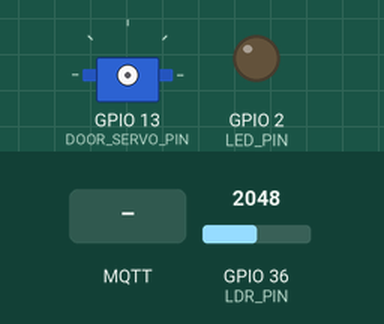
Recording of a sketch running on a simulated ESP32. On the bench: servo, output pins drawn as LEDs (lit = HIGH). The test bench sets the inputs (shaded band); at power-on: GPIO 36 (LDR_PIN) = 2048. WiFi joins after 1.5 s; servers stay silent unless stated; no MQTT or app messages arrive unless stated; what the sketch prints to the serial monitor is not drawn.

Above: at 2.7 s.
2.8 s: MQTT message "ON" arrives on the first subscribed topic
At 3.5 s:
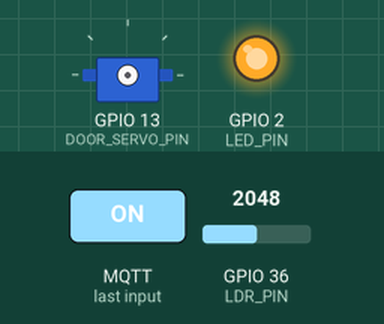
4.3 s: MQTT message "UNLOCK" arrives on the second subscribed topic
5.8 s: MQTT message "LOCK" arrives on the first subscribed topic
At 6.9 s:
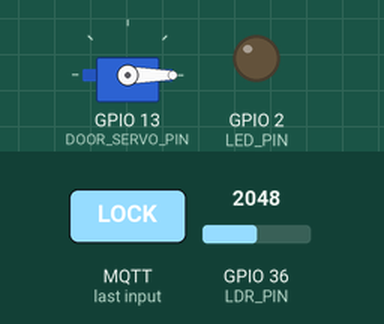
7.3 s: MQTT message "LOCK" arrives on the second subscribed topic
At 8.0 s:
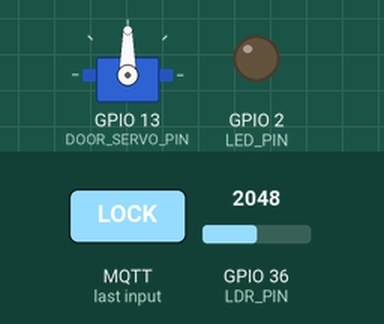
8.8 s: MQTT message "on" arrives on the first subscribed topic
At 9.2 s:
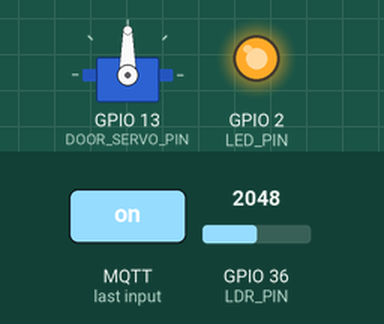
10.3 s: GPIO 36 (LDR_PIN) set to 1928
Timing chart, 0 to 13.3 s (numbered marks = the images above; inputs shaded):
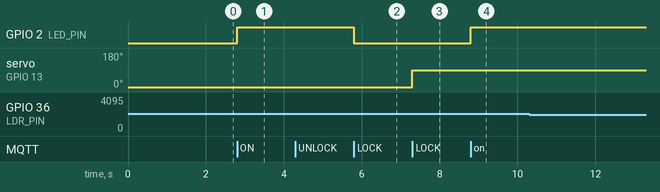

The sketch:

esp32_02_livingroom.ino
```cpp
/**
 * ============================================================
 * Smart Home AIoT — ESP32 #2 Living Room (WITH DOOR LOCK MOTOR)
 * ============================================================
 *
 * Board   : ESP32 DevKit V1 (ESP32-WROOM-32)
 * Zone    : ห้องนั่งเล่น (Living Room) — Sensors + Door Lock
 *
 * Wiring:
 *   GPIO4  → DHT22 DATA (10kΩ pull-up → 3.3V)      อุณหภูมิ/ความชื้น
 *   GPIO27 ← MQ-135 D0                              คุณภาพอากาศ (digital)
 *   GPIO35 ← MQ-135 A0                              คุณภาพอากาศ (analog, input-only)
 *   GPIO36 ← LDR: 3.3V→1kΩ→GPIO36→LDR→GND         แสงสว่าง
 *   GPIO13 → SG90 SIGNAL (สายเหลือง/ส้ม)            *** ใหม่: Door Lock Motor ***
 *
 * SG90 wiring (จ่ายไฟแยก แนะนำ):
 *   SG90 VCC (สายแดง) → 5V (USB / external 5V supply, ไม่ใช่ 3V3 ของ ESP32)
 *   SG90 GND (สายน้ำตาล) → GND ร่วมกับ ESP32
 *   SG90 SIG (สายเหลือง) → GPIO13
 *   ※ ถ้า servo สั่น/รีบูตบอร์ด ให้คั่น cap 470µF ระหว่าง 5V↔GND ใกล้ servo
 *
 * ── [TEST MODE] LED D2 แทน Zigbee ──────────────────────────────
 *   GPIO2  → 220Ω → LED(+) → LED(−) → GND   (ทดสอบแทน IKEA bulb)
 *
 * Zigbee (ผ่าน Pi + Z2M, ไม่ต่อ ESP32 โดยตรง):
 *   IKEA TRÅDFRI RGBW E27  → ไฟห้องนั่งเล่น (Zigbee)
 *   Sonoff S26R2ZB #1      → พัดลม (Zigbee Plug)
 *   Sonoff S26R2ZB #2      → เครื่องฟอกอากาศ (Zigbee Plug)
 *   Sonoff SNZB-03P        → PIR Motion Sensor (Zigbee)
 *   Sonoff SNZB-04         → Front Door Sensor (Zigbee) → คู่กับ servo lock นี้
 *
 * WiFi    : Primary=Maradosx / Fallback=SmartHome-Local
 * MQTT    : YOUR_EC2_IP:1883  Client=esp32-livingroom
 *
 * Publish:
 *   home/livingroom/temperature    float °C
 *   home/livingroom/humidity       float %
 *   home/livingroom/air_quality    int ADC 0-4095 (MQ-135 analog)
 *   home/livingroom/air_alert      ON/OFF (MQ-135 digital, LOW=แย่)
 *   home/livingroom/ldr            int ADC 0-4095
 *   home/livingroom/light/state    ON/OFF  (LED test)
 *   home/livingroom/door/state     LOCKED / UNLOCKED   *** ใหม่ ***
 *
 * Subscribe:
 *   home/livingroom/light/set      ON / OFF
 *   home/livingroom/door/set       LOCK / UNLOCK       *** ใหม่ ***
 *   home/broadcast/#               (broadcast bus)
 *
 * Door Lock behavior (SG90 — ใช้แค่ 90° ของ travel range):
 *   UNLOCK → angle 0°    (กดปิด/ปลดล็อค: หมุนกลับมาที่ 0°)
 *   LOCK   → angle 90°   (กดเปิด/ล็อค: หมุนไป 90° จากจุดเริ่ม)
 *   ※ servo เป็น SG90 180° แต่เราจำกัดใช้แค่ 0°–90° → travel รวม = 90°
 *   หลัง write servo เสร็จ จะ detach() เพื่อกัน servo สั่น/กินไฟ
 *   (servo จะค้างองศาเดิมไว้ด้วย gear แต่ไม่ฝืน — เหมาะกับ door lock)
 *
 * MQ-135 warm-up: 60 วินาทีหลัง boot
 * Libraries: PubSubClient, DHT sensor library, ESP32Servo
 * ============================================================
 */

#include <WiFi.h>
#include <PubSubClient.h>
#include <DHT.h>
#include <ESP32Servo.h>

// ─── WiFi ─────────────────────────────────────────────────
const char* WIFI_SSID_1 = "Chawee";
const char* WIFI_PASS_1 = "YOUR_WIFI_PASSWORD";
const char* WIFI_SSID_2 = "SmartHome-Local";
const char* WIFI_PASS_2 = "YOUR_AP_PASSWORD";

// ─── MQTT ─────────────────────────────────────────────────
const char* MQTT_SERVER = "YOUR_EC2_IP";   // EC2 t3.small
const int   MQTT_PORT   = 1883;
const char* MQTT_CLIENT = "esp32-livingroom";

// ─── Pins ─────────────────────────────────────────────────
#define LED_PIN        2    // [TEST] LED แทน IKEA Zigbee bulb
#define DHT_PIN        4
#define DHT_TYPE       DHT22
#define MQ135_DIGITAL  27   // D0: LOW = คุณภาพแย่
#define MQ135_ANALOG   35   // A0: ADC1 input-only
#define LDR_PIN        36   // GPIO36 input-only + R 1kΩ ภายนอก
#define DOOR_SERVO_PIN 13   // *** ใหม่: SG90 SIG ***

// ─── Door Lock travel range (ใช้แค่ 90° ไม่ใช่ full 180°) ─
// servo เริ่มที่ 0° (UNLOCK) → กดล็อค หมุน +90° → 90° (LOCK)
// กดปลดล็อค หมุนสวน -90° → 0° กลับ
const int DOOR_UNLOCK_ANGLE = 0;    // จุดเริ่ม / ปลดล็อค (สลักถอย)
const int DOOR_LOCK_ANGLE   = 90;   // หมุนไปอีก 90° / ล็อค (สลักดัน)
const int SERVO_MIN_ANGLE   = 0;    // safety: ไม่ให้เกิน range
const int SERVO_MAX_ANGLE   = 90;   // safety: ไม่ให้เกิน 90°
const unsigned long SERVO_HOLD_MS = 500;  // เวลาให้ servo เดินไปถึงองศา (0→90° ใช้ ~300-400ms)
                                          // หลังเวลานี้ servo ยังค้างองศา (ไม่ detach) เพื่อ hold position

// ─── MQTT Topics ──────────────────────────────────────────
#define T_TEMP         "home/livingroom/temperature"
#define T_HUM          "home/livingroom/humidity"
#define T_AIR          "home/livingroom/air_quality"
#define T_AIR_ALERT    "home/livingroom/air_alert"
#define T_LDR          "home/livingroom/ldr"
#define T_LIGHT_STATE  "home/livingroom/light/state"
#define T_LIGHT_SET    "home/livingroom/light/set"
#define T_DOOR_STATE   "home/livingroom/door/state"   // *** ใหม่ ***
#define T_DOOR_SET     "home/livingroom/door/set"     // *** ใหม่ ***
#define T_BROADCAST    "home/broadcast/#"

// ─── Timing ───────────────────────────────────────────────
const unsigned long SENSOR_MS  = 30000;
const unsigned long LDR_MS     = 10000;
const unsigned long MQ_WARMUP  = 60000;
const unsigned long RECONNECT  =  5000;

// ─── State ────────────────────────────────────────────────
WiFiClient   wifiClient;
PubSubClient mqtt(wifiClient);
DHT          dht(DHT_PIN, DHT_TYPE);
Servo        doorServo;

unsigned long tSensor = 0, tLDR = 0, tReconn = 0, bootTime = 0;
unsigned long tServoMove = 0;
bool servoMoving  = false;
bool mqReady      = false;
bool lightState   = false;
bool doorLocked   = true;     // boot state: ล็อคไว้เป็น default ปลอดภัย

// ─── Forward decls ────────────────────────────────────────
void pubBool(const char* t, bool v);
void pubStr (const char* t, const char* v);
void setLight(bool on);
void setDoorLock(bool lock);

// ══════════════════════════════════════════════════════════
void setup() {
  Serial.begin(115200);
  Serial.println("\n[BOOT] ESP32 #2 Living Room (with Door Lock)");

  pinMode(LED_PIN,       OUTPUT); digitalWrite(LED_PIN, LOW);
  pinMode(MQ135_DIGITAL, INPUT);
  pinMode(LDR_PIN,       INPUT);

  dht.begin();
  bootTime = millis();

  // ── SG90 servo timer allocation ──
  ESP32PWM::allocateTimer(0);
  Serial.printf("[SERVO] SG90 Door Lock on GPIO%d  travel=%d°  UNLOCK=%d°  LOCK=%d°\n",
                DOOR_SERVO_PIN,
                DOOR_LOCK_ANGLE - DOOR_UNLOCK_ANGLE,
                DOOR_UNLOCK_ANGLE, DOOR_LOCK_ANGLE);

  // boot ในสภาพล็อคไว้ (ไม่ขยับ servo จริงตอน boot กัน glitch
  //  — รอคำสั่งจาก HA หรือผู้ใช้ก่อนค่อย move)

  connectWiFi();
  mqtt.setServer(MQTT_SERVER, MQTT_PORT);
  mqtt.setCallback(mqttCallback);
  mqtt.setBufferSize(512);
  connectMQTT();

  Serial.println("[MQ-135] Warming up 60s...");
}

void loop() {
  if (!mqtt.connected()) {
    if (millis() - tReconn > RECONNECT) { tReconn = millis(); connectMQTT(); }
  } else {
    mqtt.loop();
  }

  // ── servo motion complete → KEEP ATTACHED to hold position (กันสปริงผลักกลับ) ──
  // ไม่ detach แล้ว — ปล่อย PWM ต่อเพื่อให้ servo ค้างองศาแน่นไม่ถอย
  if (servoMoving && millis() - tServoMove > SERVO_HOLD_MS) {
    // re-write target ครั้งสุดท้าย เพื่อ confirm position lock
    doorServo.write(doorLocked ? DOOR_LOCK_ANGLE : DOOR_UNLOCK_ANGLE);
    servoMoving = false;
    pubStr(T_DOOR_STATE, doorLocked ? "LOCKED" : "UNLOCKED");
    Serial.printf("[DOOR] ✓ %s (servo holding position, no detach)\n",
                  doorLocked ? "🔒 LOCKED" : "🔓 UNLOCKED");
  }

  // ── Periodic position refresh (ทุก 5 วินาที — กัน servo drift จาก noise) ──
  static unsigned long tHoldRefresh = 0;
  if (doorServo.attached() && !servoMoving && millis() - tHoldRefresh > 5000) {
    tHoldRefresh = millis();
    doorServo.write(doorLocked ? DOOR_LOCK_ANGLE : DOOR_UNLOCK_ANGLE);
  }

  if (!mqReady && millis() - bootTime > MQ_WARMUP) {
    mqReady = true;
    Serial.println("[MQ-135] Warm-up done ✓");
  }

  if (millis() - tSensor > SENSOR_MS) { tSensor = millis(); publishSensors(); }
  if (millis() - tLDR    > LDR_MS)    { tLDR    = millis(); publishLDR(); }
}

// ─── WiFi ─────────────────────────────────────────────────
void connectWiFi() {
  WiFi.begin(WIFI_SSID_1, WIFI_PASS_1);
  Serial.print("[WiFi] " + String(WIFI_SSID_1));
  for (int i = 0; i < 20 && WiFi.status() != WL_CONNECTED; i++) { delay(500); Serial.print("."); }
  if (WiFi.status() == WL_CONNECTED) { Serial.println(" ✓ " + WiFi.localIP().toString()); return; }

  WiFi.begin(WIFI_SSID_2, WIFI_PASS_2);
  Serial.print("\n[WiFi] Fallback");
  for (int i = 0; i < 20 && WiFi.status() != WL_CONNECTED; i++) { delay(500); Serial.print("."); }
  if (WiFi.status() == WL_CONNECTED) { Serial.println(" ✓ " + WiFi.localIP().toString()); }
  else { Serial.println(" ✗ Restart"); ESP.restart(); }
}

// ─── MQTT ─────────────────────────────────────────────────
void connectMQTT() {
  Serial.print("[MQTT] Connecting...");
  if (mqtt.connect(MQTT_CLIENT)) {
    Serial.println(" ✓");
    mqtt.subscribe(T_LIGHT_SET);
    mqtt.subscribe(T_DOOR_SET);     // *** ใหม่ ***
    mqtt.subscribe(T_BROADCAST);
    pubBool(T_LIGHT_STATE, lightState);
    pubStr (T_DOOR_STATE,  doorLocked ? "LOCKED" : "UNLOCKED");
  } else {
    Serial.println(" ✗ rc=" + String(mqtt.state()));
  }
}

void mqttCallback(char* topic, byte* payload, unsigned int length) {
  String t   = String(topic);
  String msg = "";
  for (unsigned int i = 0; i < length; i++) msg += (char)payload[i];
  msg.toUpperCase();
  Serial.println("[MQTT IN] " + t + " → " + msg);

  if (t == T_LIGHT_SET) {
    setLight(msg == "ON");
  } else if (t == T_DOOR_SET) {                         // *** ใหม่ ***
    if (msg == "LOCK")   setDoorLock(true);
    if (msg == "UNLOCK") setDoorLock(false);
  } else if (t.startsWith("home/broadcast/")) {
    String sub = t.substring(15);
    if (sub == "livingroom/light/set") setLight(msg == "ON");
    if (sub == "livingroom/door/set") {                 // *** ใหม่ ***
      if (msg == "LOCK")   setDoorLock(true);
      if (msg == "UNLOCK") setDoorLock(false);
    }
  }
}

// ─── Sensors ──────────────────────────────────────────────
void publishSensors() {
  // DHT22
  float temp = dht.readTemperature(), hum = dht.readHumidity();
  if (!isnan(temp) && !isnan(hum)) {
    char buf[10];
    dtostrf(temp, 4, 1, buf); mqtt.publish(T_TEMP, buf, true);
    dtostrf(hum,  4, 1, buf); mqtt.publish(T_HUM,  buf, true);
    Serial.printf("[DHT22] %.1f°C  %.1f%%\n", temp, hum);
  } else {
    Serial.println("[DHT22] ✗ Read failed");
  }

  // MQ-135 (หลัง warm-up)
  if (mqReady) {
    int  air      = analogRead(MQ135_ANALOG);
    bool airAlert = (digitalRead(MQ135_DIGITAL) == LOW);

    char buf[10];
    itoa(air, buf, 10);
    mqtt.publish(T_AIR, buf, true);
    mqtt.publish(T_AIR_ALERT, airAlert ? "ON" : "OFF", true);

    Serial.printf("[MQ-135] ADC=%d  Alert=%s\n", air, airAlert ? "⚠ ON" : "OK");
  } else {
    long rem = (MQ_WARMUP - (millis() - bootTime)) / 1000;
    Serial.printf("[MQ-135] Warming up... %lds\n", rem > 0 ? rem : 0);
  }
}

void publishLDR() {
  int v = analogRead(LDR_PIN);
  char buf[10]; itoa(v, buf, 10);
  mqtt.publish(T_LDR, buf, true);
  Serial.printf("[LDR] ADC=%d (%s)\n", v, v > 2000 ? "มืด" : "สว่าง");
}

// ─── [TEST] LED Actuator ──────────────────────────────────
void setLight(bool on) {
  lightState = on;
  digitalWrite(LED_PIN, on ? HIGH : LOW);
  pubBool(T_LIGHT_STATE, on);
  Serial.printf("[LED] ไฟห้องนั่งเล่น (TEST) → %s\n", on ? "ON" : "OFF");
}

// ─── Door Lock (SG90 180°) ────────────────────────────────
void setDoorLock(bool lock) {
  // ─── GUARD 1: servo กำลังหมุนอยู่ → block ทุกคำสั่ง (กัน reverse mid-motion = เด้งกลับ) ───
  if (servoMoving) {
    Serial.printf("[DOOR] ⚠ servo busy — ignore %s\n", lock ? "LOCK" : "UNLOCK");
    return;
  }

  // ─── GUARD 2: state เดียวกัน → skip + re-publish (เผื่อ HA หลุด state) ───
  if (lock == doorLocked) {
    Serial.printf("[DOOR] already %s — skip\n", lock ? "LOCKED" : "UNLOCKED");
    pubStr(T_DOOR_STATE, lock ? "LOCKED" : "UNLOCKED");
    return;
  }

  doorLocked  = lock;
  int target  = lock ? DOOR_LOCK_ANGLE : DOOR_UNLOCK_ANGLE;
  target = constrain(target, SERVO_MIN_ANGLE, SERVO_MAX_ANGLE);  // กัน servo เกิน 90°

  doorServo.attach(DOOR_SERVO_PIN, 500, 2400);  // pulse width 500–2400µs
  doorServo.write(target);

  servoMoving = true;
  tServoMove  = millis();

  pubStr(T_DOOR_STATE, lock ? "LOCKING" : "UNLOCKING");
  Serial.printf("[DOOR] %s → angle %d°\n",
                lock ? "🔒 LOCKING..." : "🔓 UNLOCKING...", target);
}

// ─── Helpers ──────────────────────────────────────────────
void pubBool(const char* t, bool v)        { mqtt.publish(t, v ? "ON" : "OFF", true); }
void pubStr (const char* t, const char* v) { mqtt.publish(t, v, true); }
```

Measured:
- after the input at 2.8 s, GPIO 2 (LED_PIN): LOW → HIGH at once
- after the input at 5.8 s, GPIO 2 (LED_PIN): HIGH → LOW at once
- after the input at 7.3 s, servo on GPIO 13 (DOOR_SERVO_PIN): 0° → 90° at once
- after the input at 8.8 s, GPIO 2 (LED_PIN): LOW → HIGH at once
- after the input at 10.3 s, every drawn part: stays the same
